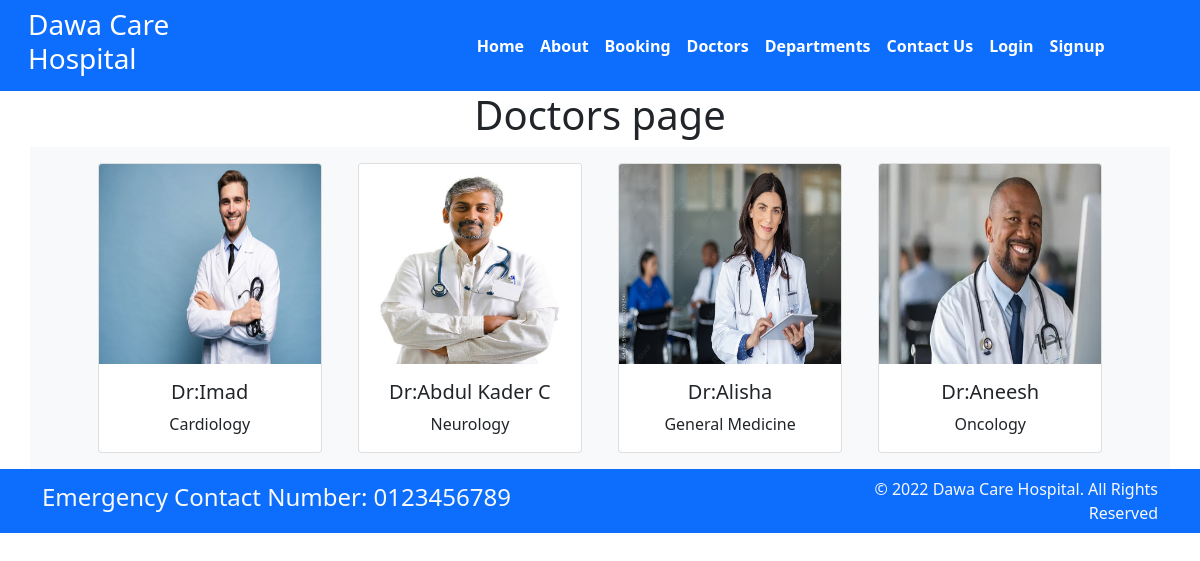
The app's page /doctors/ with its own data.
### home/models.py (models this page shows, shortened)
class Doctor(models.Model):
    user = models.OneToOneField(User, on_delete=models.SET_NULL, null=True)
    name = models.CharField(max_length=100)
    specialization = models.CharField(max_length=100)
    department = models.ForeignKey(Department, on_delete=models.CASCADE)
    image = models.ImageField(upload_to='doctors/')
    availability_start = models.TimeField(null=True)
    availability_end = models.TimeField(null=True)

### home/views.py (the view)
# urls.py: path('doctors/', views.doctor_list, name='doctor_list'),
def doctor_list(request):
    doctors = Doctor.objects.all()
    return render(request, 'doctors.html', {'doctors': doctors})

### templates/doctors.html (shortened to what this page needs)
{% extends 'base.html'%}
{% block content%}
<h1 class="text-center">Doctors page</h1>
<div class="container mx-auto text-center bg-light">
    {% for d in doctors %}
        <div class="card text-center mx-3 my-3" style="width: 14rem; display: inline-block;">
            <img class="card-img-top" src="{{d.image.url}}" width=55px height=200px alt="Card image cap">
            <div class="card-body">
                <h5 class="card-title">Dr:{{ d.name }}</h5>
                <p class="card-text">{{d.specialization}} </p>
            </div>
        </div>
    {% endfor %}
</div>
{% endblock %}

### templates/base.html (shortened to what this page needs)
<!DOCTYPE html>
{% load static %}
<html>
  <head>
    <link href="https://maxcdn.bootstrapcdn.com/bootstrap/4.5.2/css/bootstrap.min.css" rel="stylesheet">
    <link rel="stylesheet"
      href=" https://cdn.jsdelivr.net/npm/bootstrap@5.1.3/dist/css/bootstrap.min.css ">
    <link rel="stylesheet"
      href="https://use.fontawesome.com/releases/v5.2.0/css/all.css">
    <link rel="stylesheet"
      href="{% static '/css/style.css' %}">
  </head>
  <body>
    <nav class="navbar bg-primary navbar-expand-md ">
      <div class="container-fluid">
        <div class="col-2 text-left pl-md-0">
          <h3 class="text-white"> Dawa Care Hospital </h3>
        </div>
        <div class="collapse navbar-collapse justify-content-center col-md-8 navbar-collapse-3">
          <ul class="navbar-nav justify-content-center  fw-bold">
            <li class="nav-item active">
              <a class="nav-link text-white" href="{% url 'home' %}">Home </a>
            </li>
            <li class="nav-item">
              <a class="nav-link text-white" href="{% url 'about' %}">About</a>
            </li>
            <li class="nav-item">
              <a class="nav-link text-white" href="{% url 'booking' %}">Booking</a>
            </li>
            <li class="nav-item">
              <a class="nav-link text-white" href="{% url 'doctor_list' %}">Doctors</a>
            </li>
			      <li class="nav-item">
             <a class="nav-link text-white" href="{% url 'department_list' %}">Departments</a>
            </li>
            <li class="nav-item">
              <a class="nav-link text-white" href="{% url 'contact' %}">Contact Us</a>
            </li>
            <li class="nav-item">
              <a class="nav-link text-white" href="{% url 'login_selection' %}">Login</a>
            </li>
            <li class="nav-item">
              <a class="nav-link text-white" href="{% url 'signup' %}">Signup</a>
            </li>
          </ul>
        </div>
      </div>
    </nav>
    {% block content %}
    {% endblock %}
    <section class="">
      <footer class="pt-2 pb-2  bg-primary text-light">
        <div class="container">
          <div class="row align-items-center">
            <div class="col-12 col-md-8">
              <h4>Emergency Contact Number: 0123456789</h4>
            </div>
            <div class="col-12 col-md-4 mt-4 mt-md-0 text-center text-md-end">
              © 2022 Dawa Care Hospital. All Rights Reserved
            </div>
          </div>
        </div>
      </footer>
    </section>
</body>
</html>

### records on screen
Doctor: image (picture), name "Imad", specialization "Cardiology"
Doctor: image (picture), name "Abdul Kader C", specialization "Neurology"
Doctor: image (picture), name "Alisha", specialization "General Medicine"
Doctor: image (picture), name "Aneesh", specialization "Oncology"
